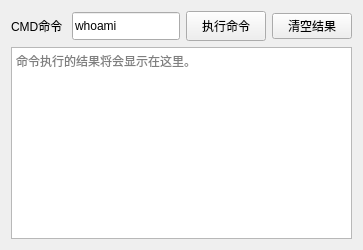
              <widget class="QWidget" name="tab_2">
               <attribute name="title">
                <string>命令执行</string>
               </attribute>
               <layout class="QGridLayout" name="gridLayout_4">
                <item row="0" column="0">
                 <layout class="QGridLayout" name="gridLayout_2">
                  <item row="0" column="0">
                   <layout class="QHBoxLayout" name="horizontalLayout_19">
                    <item>
                     <widget class="QLabel" name="label_14">
                      <property name="minimumSize">
                       <size>
                        <width>55</width>
                        <height>28</height>
                       </size>
                      </property>
                      <property name="maximumSize">
                       <size>
                        <width>16777215</width>
                        <height>16777215</height>
                       </size>
                      </property>
                      <property name="text">
                       <string>CMD命令</string>
                      </property>
                     </widget>
                    </item>
                    <item>
                     <widget class="QLineEdit" name="vuln_exp_input_cmd">
                      <property name="minimumSize">
                       <size>
                        <width>0</width>
                        <height>28</height>
                       </size>
                      </property>
                      <property name="text">
                       <string>whoami</string>
                      </property>
                     </widget>
                    </item>
                    <item>
                     <widget class="QPushButton" name="vuln_exp_button_cmd">
                      <property name="minimumSize">
                       <size>
                        <width>0</width>
                        <height>30</height>
                       </size>
                      </property>
                      <property name="text">
                       <string>执行命令</string>
                      </property>
                     </widget>
                    </item>
                    <item>
                     <widget class="QPushButton" name="vuln_exp_button_clear">
                      <property name="text">
                       <string>清空结果</string>
                      </property>
                     </widget>
                    </item>
                   </layout>
                  </item>
                  <item row="1" column="0">
                   <widget class="QTextEdit" name="textEdit_result">
                    <property name="html">
                     <string>&lt;!DOCTYPE HTML PUBLIC &quot;-//W3C//DTD HTML 4.0//EN&quot; &quot;http://www.w3.org/TR/REC-html40/strict.dtd&quot;&gt;
&lt;html&gt;&lt;head&gt;&lt;meta name=&quot;qrichtext&quot; content=&quot;1&quot; /&gt;&lt;meta charset=&quot;utf-8&quot; /&gt;&lt;style type=&quot;text/css&quot;&gt;
p, li { white-space: pre-wrap; }
&lt;/style&gt;&lt;/head&gt;&lt;body style=&quot; font-family:'Microsoft YaHei UI'; font-size:9pt; font-weight:400; font-style:normal;&quot;&gt;
&lt;p style=&quot;-qt-paragraph-type:empty; margin-top:0px; margin-bottom:0px; margin-left:0px; margin-right:0px; -qt-block-indent:0; text-indent:0px; font-family:'SimSun';&quot;&gt;&lt;br /&gt;&lt;/p&gt;&lt;/body&gt;&lt;/html&gt;</string>
                    </property>
                    <property name="placeholderText">
                     <string>命令执行的结果将会显示在这里。</string>
                    </property>
                   </widget>
                  </item>
                 </layout>
                </item>
               </layout>
              </widget>
